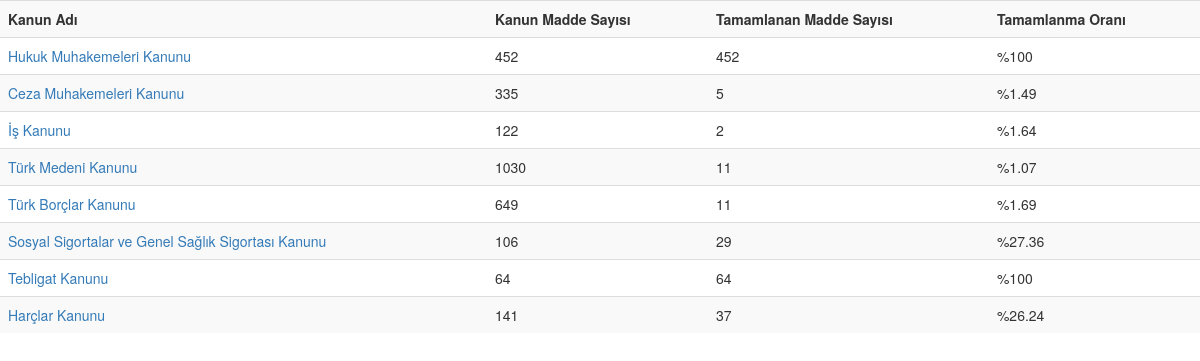
Page /stat.php on the committed database.
### tables this page shows
CREATE TABLE IF NOT EXISTS `kanunlar` (
  `id` int(11) NOT NULL AUTO_INCREMENT,
  `kanunadi` varchar(255) NOT NULL,
  `kanunno` int(11) NOT NULL,
  `maddesayisi` int(11) NOT NULL,
  PRIMARY KEY (`id`),
  KEY `kanunadi` (`kanunadi`),
  KEY `kanunno` (`kanunno`)
);

### stat.php (the view, shortened to what this page needs)
<!DOCTYPE html PUBLIC "-//W3C//DTD XHTML 1.0 Transitional//EN" "http://www.w3.org/TR/xhtml1/DTD/xhtml1-transitional.dtd">
<html xmlns="http://www.w3.org/1999/xhtml" xml:lang="en">
<head>
	<link rel="stylesheet" href="css/bootstrap.min.css" />
</head>
<body>
<table class="table table-striped">
	<?php
	include('baglan.php');
	$kanunlardan = mysqli_query($baglan, "select * from kanunlar");
			echo "<tr>
			<td><b>Kanun Adı </b></td>
			<td><b>Kanun Madde Sayısı</b> </td>
			<td><b>Tamamlanan Madde Sayısı</b> </td>
			<td><b>Tamamlanma Oranı</b></td>
		</tr>
		";
	while ($kanunlar = mysqli_fetch_array($kanunlardan)) {
		extract($kanunlar);
		$kanundan = mysqli_query($baglan, "select * from kanun where kanunadi = '$kanunadi'");
		$saybakim = mysqli_num_rows($kanundan);
		echo "<tr>
				<td><a href='kanungoster.php?kanun=$kanunadi&no=$kanunno'>$kanunadi</a></td>
				<td>$maddesayisi</td>
				<td>$saybakim </td>
				<td>%". @$oran = round($saybakim/$maddesayisi*100,2)."</td>
		</tr>";
	}
 ?>
</table>
</body>
</html>

### rows in the picture
kanunlar: kanunadi "Hukuk Muhakemeleri Kanunu", maddesayisi "452", saybakim "452", $saybakim/$maddesayisi*100 "100"
kanunlar: kanunadi "Ceza Muhakemeleri Kanunu", maddesayisi "335", saybakim "5", $saybakim/$maddesayisi*100 "1.49"
kanunlar: kanunadi "İş Kanunu", maddesayisi "122", saybakim "2", $saybakim/$maddesayisi*100 "1.64"
kanunlar: kanunadi "Türk Medeni Kanunu", maddesayisi "1030", saybakim "11", $saybakim/$maddesayisi*100 "1.07"
kanunlar: kanunadi "Türk Borçlar Kanunu", maddesayisi "649", saybakim "11", $saybakim/$maddesayisi*100 "1.69"
kanunlar: kanunadi "Sosyal Sigortalar ve Genel Sağlık Sigortası Kanunu", maddesayisi "106", saybakim "29", $saybakim/$maddesayisi*100 "27.36"
kanunlar: kanunadi "Tebligat Kanunu", maddesayisi "64", saybakim "64", $saybakim/$maddesayisi*100 "100"
kanunlar: kanunadi "Harçlar Kanunu", maddesayisi "141", saybakim "37", $saybakim/$maddesayisi*100 "26.24"
